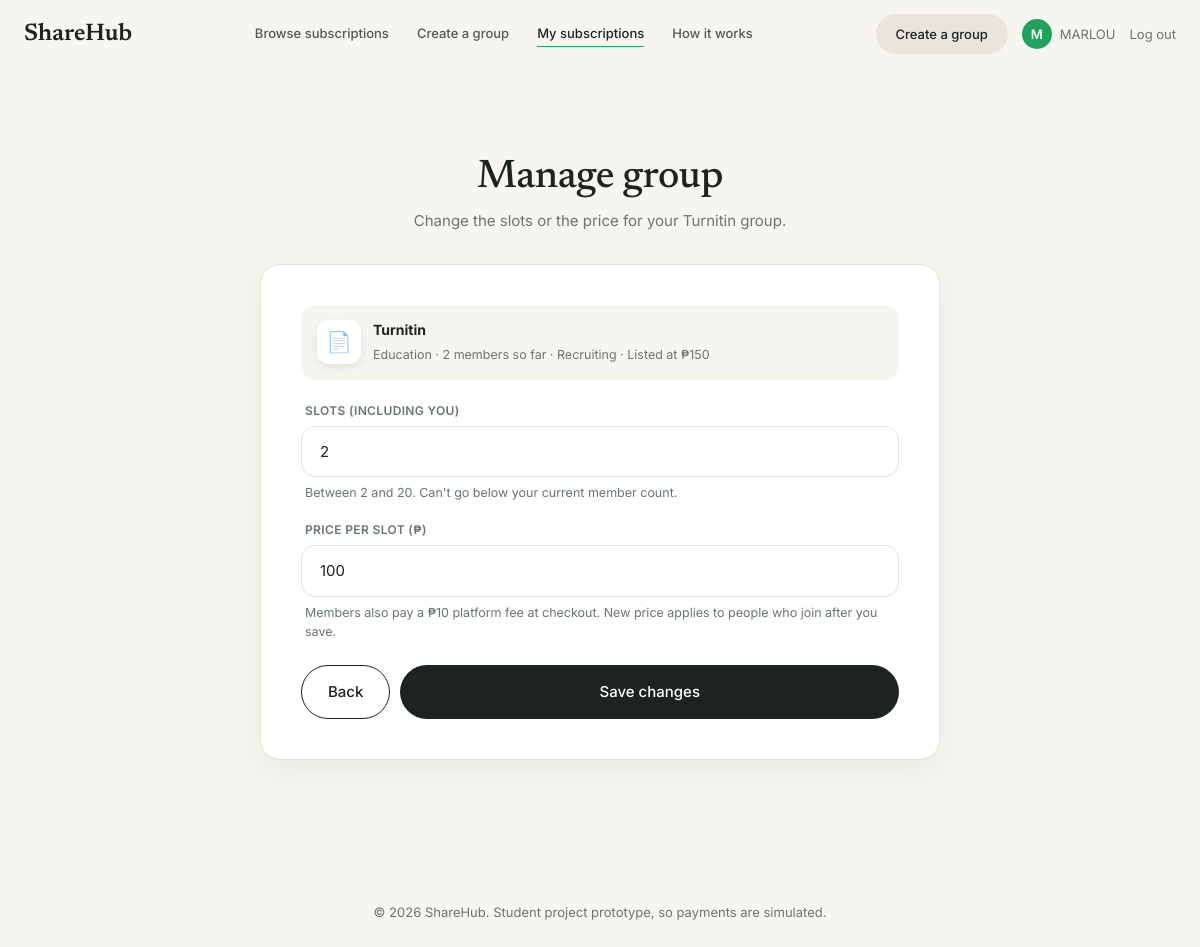
The page /edit-group.php?id=6 (signed in) on the database its author committed.
### tables this page shows
CREATE TABLE groups (
  id INTEGER PRIMARY KEY AUTOINCREMENT,
  subscription_id INTEGER NOT NULL REFERENCES subscriptions(id),
  created_by INTEGER NOT NULL REFERENCES users(id),
  max_members INTEGER NOT NULL,
  cost_per_slot REAL NOT NULL,
  status TEXT NOT NULL DEFAULT 'recruiting', -- 'recruiting' | 'active' | 'full'
  created_at DATETIME DEFAULT CURRENT_TIMESTAMP
);

CREATE TABLE subscriptions (
  id INTEGER PRIMARY KEY AUTOINCREMENT,
  name TEXT NOT NULL,
  category TEXT NOT NULL,
  icon TEXT,             -- emoji fallback, shown if the favicon fails to load
  domain TEXT,           -- e.g. 'netflix.com', used to fetch the real logo
  base_price REAL NOT NULL,
  description TEXT
);

### public/edit-group.php (the view, shortened to what this page needs)
<?php
require __DIR__ . '/../includes/config.php';
require __DIR__ . '/../includes/app.php';
$groupId = (int) ($_GET['id'] ?? $_POST['group_id'] ?? 0);
$stmt = $db->prepare(
    'SELECT
        g.id, g.max_members, g.cost_per_slot, g.status, g.created_by,
        s.id AS subscription_id, s.name, s.category, s.icon, s.domain, s.base_price,
        (SELECT COUNT(*) FROM group_members gm WHERE gm.group_id = g.id) AS members_count
     FROM groups g
     JOIN subscriptions s ON s.id = g.subscription_id
     WHERE g.id = ?'
);
$stmt->execute([$groupId]);
$group = $stmt->fetch(PDO::FETCH_ASSOC);
$members = (int) $group['members_count'];
$old = [
    'max_members'   => (string) $group['max_members'],
    'cost_per_slot' => (string) (float) $group['cost_per_slot'],
];
?>
<div class="eg-wrap">
  <div class="eg-head">
    <h1>Manage group</h1>
    <p>Change the slots or the price for your <?= e($group['name']) ?> group.</p>
  </div>
  <div class="eg-card">
    <div class="eg-sub">
      <span class="tile">
      </span>
      <div>
        <b><?= e($group['name']) ?></b>
        <span class="m"><?= e($group['category']) ?> · <?= $members ?> member<?= $members === 1 ? '' : 's' ?> so far · <?= e(ucfirst($group['status'])) ?><?= (float) $group['base_price'] > 0 ? ' · Listed at ' . e(peso($group['base_price'])) : '' ?></span>
      </div>
    </div>
    <form method="POST" action="/edit-group.php?id=<?= $groupId ?>">
      <div class="eg-field">
        <label for="max_members">Slots (including you)</label>
        <input id="max_members" name="max_members" type="number" min="<?= max(2, $members) ?>" max="20" step="1" required value="<?= e($old['max_members']) ?>">
        <span class="eg-hint">Between <?= max(2, $members) ?> and 20. Can't go below your current member count.</span>
      </div>
      <div class="eg-field">
        <label for="cost_per_slot">Price per slot (₱)</label>
        <input id="cost_per_slot" name="cost_per_slot" type="number" min="1" step="0.01" required value="<?= e($old['cost_per_slot']) ?>">
        <span class="eg-hint">Members also pay a <?= e(peso(PLATFORM_FEE)) ?> platform fee at checkout. New price applies to people who join after you save.</span>
      </div>
      <div class="eg-actions">
        <a class="eg-cancel" href="/dashboard.php">Back</a>
        <button type="submit" class="btn" data-turbo-submits-with="Saving…">Save changes</button>
      </div>
    </form>
  </div>
</div>

### public/assets/app.css (style rules this page uses)
:root { --bg:#f7f5f0; --ink:#1d2320; --muted:#6b7570; --line:#e6e2da; --accent:#1fa35c; --accent-dk:#16743f; }
* { box-sizing:border-box; margin:0; padding:0; }
html { scroll-behavior:smooth; }
body { font-family:'Inter',system-ui,sans-serif; background:var(--bg); color:var(--ink); line-height:1.55; overflow-x:clip; -webkit-text-size-adjust:100%; }
a { color:inherit; text-decoration:none; }
h1,h2 { font-family:'Newsreader',Georgia,serif; font-weight:500; line-height:1.12; letter-spacing:-.01em; }
.btn { display:inline-block; padding:10px 22px; border-radius:999px; border:1.5px solid var(--ink); background:var(--ink); color:#fff; font:inherit; font-size:14px; font-weight:500; cursor:pointer; transition:background .2s, transform .2s, box-shadow .2s, color .2s; }

### public/assets/nav.css (style rules this page uses)
html { scrollbar-width:none; -ms-overflow-style:none; overflow-x:clip; }
.btn { display:inline-flex; align-items:center; justify-content:center; padding:13px 30px; border-radius:999px; background:#1d2320; color:#fff; font-family:inherit; font-weight:500; font-size:15px; line-height:1.55; text-decoration:none; cursor:pointer; box-shadow:0 0 0 rgba(0,0,0,0); transition:background .25s, transform .25s, box-shadow .25s, color .25s; }
.btn::after, .btn-line::after, .white-pill::after, .foot a::after, .db-actions a::after { content:"→"; display:inline-block; width:0; margin-left:0; opacity:0; overflow:hidden; transform:translateX(-6px); transition:width .25s, margin-left .25s, opacity .25s, transform .25s; }
.btn::before { content:""; display:inline-block; width:0; margin-right:0; flex:none; transition:width .25s, margin-right .25s; }
.btn::after, .btn-line::after, .white-pill::after, .foot a::after, .db-actions a::after { line-height:1; position:relative; top:.06em; }

### public/edit-group.php (style rules this page uses)
.eg-wrap { width:min(680px,100%); margin:0 auto; padding:48px 0 72px; }
.eg-head { text-align:center; margin-bottom:32px; }
.eg-head h1 { font-family:'Newsreader',Georgia,serif; font-weight:500; font-size:clamp(30px,4vw,40px); margin-bottom:8px; }
.eg-head p { color:var(--muted,#6b7570); font-size:15px; }
.eg-card { width:100%; background:#fff; border:1px solid var(--line,#e6e2da); border-radius:20px; padding:clamp(24px,4vw,40px); box-shadow:0 10px 30px rgba(40,50,40,.06); }
.eg-sub { display:flex; align-items:center; gap:12px; background:#f7f5f0; border-radius:14px; padding:14px 16px; margin-bottom:22px; }
.eg-sub .tile { width:44px; height:44px; border-radius:12px; background:#fff; display:grid; place-items:center; font-size:20px; box-shadow:0 4px 10px rgba(0,0,0,.08); flex:none; }
.eg-sub b { display:block; font-size:14px; }
.eg-sub span.m { font-size:12.5px; color:var(--muted,#6b7570); }
.eg-field { margin-bottom:18px; }
.eg-field label { display:block; font-size:12px; font-weight:600; color:var(--muted,#6b7570); margin:0 0 6px 4px; text-transform:uppercase; letter-spacing:.03em; }
.eg-field input { width:100%; padding:13px 18px; border:1.5px solid var(--line,#e6e2da); border-radius:14px; font:inherit; font-size:15px; color:var(--ink,#1d2320); background:#fff; transition:border-color .2s, box-shadow .2s; }
.eg-hint { display:block; margin:6px 0 0 4px; font-size:12.5px; color:var(--muted,#6b7570); }
.eg-actions { display:flex; gap:10px; margin-top:24px; }
.eg-actions .btn { flex:1; justify-content:center; padding:14px 28px; border:0; cursor:pointer; font-family:inherit; }
.eg-cancel { display:inline-flex; align-items:center; justify-content:center; padding:14px 26px; border:1.5px solid var(--ink,#1d2320); border-radius:999px; font-weight:500; font-size:15px; transition:background .25s, color .25s; }

### rows shown on the page
groups: subscription.name "Turnitin", subscription.category "Education", status "Recruiting", subscription.base_price "₱150", max_members "2", cost_per_slot "100"

### other values the page prints
$initial "M"
$firstName "MARLOU"
$members "2"
max(2, $members) "2"
peso(PLATFORM_FEE) "₱10"
